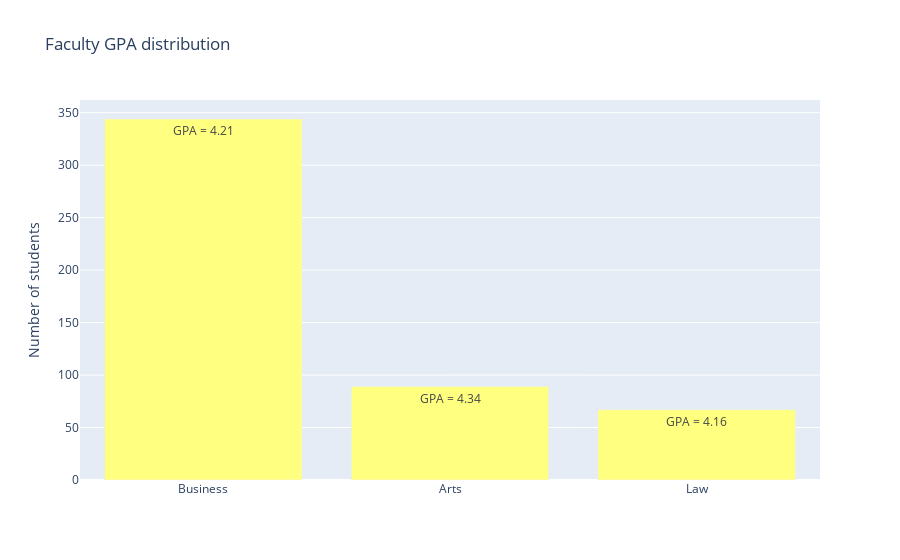

Here is the notebook cell this chart was saved with:
### Code cell
###########
#    2    #
###########


layout = go.Layout(
    title='Faculty GPA distribution',yaxis={'title':'Number of students'}
)
text1=['GPA = 4.21','GPA = 4.34','GPA = 4.16']

fig = go.Figure(data=[go.Bar(
            x=faculty.index,
            y=faculty.values,
            marker_color='rgb(255, 255, 128)',
            text=text1,
            textposition='auto',
        )],layout=layout)


fig.show()

### Figure 1 — Plotly figure (JSON) as saved in the notebook; plotly's stock layout.template omitted (floating-point values rounded to 4 significant figures)
{"data": [{"marker": {"color": "rgb(255, 255, 128)"}, "text": ["GPA = 4.21", "GPA = 4.34", "GPA = 4.16"], "textposition": "auto", "type": "bar", "x": ["Business", "Arts", "Law"], "y": [344, 89, 67]}], "layout": {"title": {"text": "Faculty GPA distribution"}, "yaxis": {"title": {"text": "Number of students"}}}}
